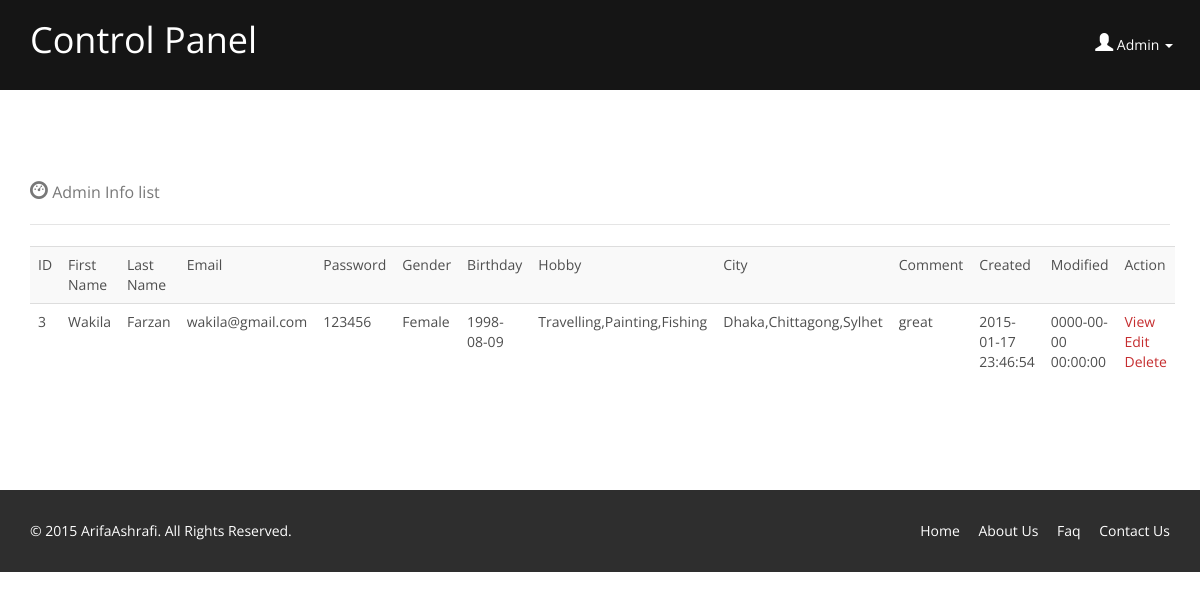
Page /list.php on the committed database.
### tables this page shows
CREATE TABLE IF NOT EXISTS `registration` (
  `id` int(11) NOT NULL AUTO_INCREMENT,
  `first_name` varchar(255) NOT NULL,
  `last_name` varchar(255) NOT NULL,
  `email` varchar(50) NOT NULL,
  `password` varchar(50) NOT NULL,
  `gender` varchar(50) NOT NULL,
  `bday` date NOT NULL,
  `hobby` varchar(255) NOT NULL,
  `city` varchar(255) NOT NULL,
  `comment` text NOT NULL,
  `created` datetime NOT NULL,
  `modified` datetime NOT NULL,
  PRIMARY KEY (`id`)
);

### list.php (the view, shortened to what this page needs)
<?php
$link = mysqli_connect("localhost",
    "root",
    "allah@03",
    "project");
$query = "select * from registration;";
$result = mysqli_query($link, $query);
?>
<!DOCTYPE html>
<html lang="en">
<head>
    <link href="css/bootstrap.min.css" rel="stylesheet">
    <link rel="stylesheet" type="text/css" href="css/bootstrap1.min.css">
    <link rel="stylesheet" type="text/css" href="css/bootstrap2.min.css">
    <link rel="stylesheet" type="text/css" href="css/styles.css">
    <link href="css/font-awesome.min.css" rel="stylesheet">
    <link href="css/animate.min.css" rel="stylesheet">
    <link href="css/prettyPhoto.css" rel="stylesheet">
    <link href="css/main.css" rel="stylesheet">
    <link href="css/responsive.css" rel="stylesheet">
</head>
<body >
<div id="top-nav" class="navbar navbar-inverse navbar-static-top">
    <div class="container">
        <div class="navbar-header">
            <a class="navbar-brand" href="dashboard.php">Control Panel</a>
        </div>
        <div class="navbar-collapse collapse">
            <ul class="nav navbar-nav navbar-right">
                <li class="dropdown">
                    <a class="dropdown-toggle" role="button" data-toggle="dropdown" href="#">
                        <i class="glyphicon glyphicon-user"></i> Admin <span class="caret"></span></a>
                </li>
            </ul>
        </div>
    </div>
</div>
<section class="container">
    <div class="row">
        <div class="col-md-12">
            <h3><i class="glyphicon glyphicon-dashboard"></i> Admin Info list</h3>
            <hr>
            <table  class="table table-striped">
                <tr>
                    <td>ID</td>
                    <td>First Name</td>
                    <td>Last Name</td>
                    <td>Email</td>
                    <td>Password</td>
                    <td>Gender</td>
                    <td>Birthday</td>
                    <td>Hobby</td>
                    <td>City</td>
                    <td>Comment</td>
                    <td>Created</td>
                    <td>Modified</td>
                    <td>Action</td>
                </tr>
                <?php
                foreach($result as $row){
                    ?>
                    <tr>
                        <td><?php echo $row['id']?></td>
                        <td><?php echo $row['first_name']?></td>
                        <td><?php echo $row['last_name']?></td>
                        <td><?php echo $row['email']?></td>
                        <td><?php echo $row['password']?></td>
                        <td><?php echo $row['gender']?></td>
                        <td><?php echo $row['bday']?></td>
                        <td><?php echo $row['hobby']?></td>
                        <td><?php echo $row['city']?></td>
                        <td><?php echo $row['comment']?></td>
                        <td><?php echo $row['created']?></td>
                        <td><?php echo $row['modified']?></td>
                        <td> <a href="view.php?id=<?php echo $row['id']?>">View</a><br>
                            <a href="#">Edit</a><br>
                            <a href="delete.php?id=<?php echo $row['id']?>">Delete</a></td>
                    </tr>
                <?php
                }
                ?>
            </table>
        </div>
    </div>
</section>
<footer id="footer" class="midnight-blue">
    <div class="container">
        <div class="row">
            <div class="col-sm-6">
                &copy; 2015 <a target="_blank" href="http://shapebootstrap.net/" title="Free Twitter Bootstrap WordPress Themes and HTML templates">ArifaAshrafi</a>. All Rights Reserved.
            </div>
            <div class="col-sm-6">
                <ul class="pull-right">
                    <li><a href="#">Home</a></li>
                    <li><a href="#">About Us</a></li>
                    <li><a href="#">Faq</a></li>
                    <li><a href="#">Contact Us</a></li>
                </ul>
            </div>
        </div>
    </div>
</footer>
</body>
</html>

### css/styles.css (style rules this page uses)
.navbar-static-top { margin-bottom:20px; }
i { font-size:18px; }
footer { margin-top:20px; padding-top:20px; padding-bottom:20px; background-color:#efefef; }

### css/main.css (style rules this page uses)
body { background: #fff; font-family: 'Open Sans', sans-serif; color:#4e4e4e; line-height: 22px; }
h1, h2, h3, h4, h5, h6 { font-weight: 600; font-family: 'Open Sans', sans-serif; color:#4e4e4e; }
h3 { font-size: 16px; color: #787878; font-weight: 400; line-height: 24px; }
a { color: #c52d2f; -webkit-transition: color 300ms, background-color 300ms; -moz-transition: color 300ms, background-color 300ms; -o-transition: color 300ms, background-color 300ms; transition: color 300ms, background-color 300ms; }
hr { border-top: 1px solid #e5e5e5; border-bottom: 1px solid #fff; }
body > section { padding: 70px 0; }
.navbar>.container .navbar-brand { margin-left: 0; }
.navbar-brand { padding: 0; margin:0; }
.navbar { border-radius: 0; margin-bottom: 0; background: #151515; padding: 15px 0; padding-bottom: 0; }
.navbar-nav { margin-top: 12px; }
.navbar-nav>li { margin-left: 35px; padding-bottom: 28px; }
.navbar-inverse .navbar-nav > li > a { padding: 5px 12px; margin: 0; border-radius: 3px; color: #fff; line-height: 24px; display: inline-block; }
.navbar-inverse { border: none; }
.navbar-inverse .navbar-brand { font-size: 36px; line-height: 50px; color: #fff; }
.navbar-inverse .navbar-collapse, .navbar-inverse .navbar-form { border-top: 0; padding-bottom: 0; }
#footer { padding-top: 30px; padding-bottom: 30px; color: #fff; background: #2e2e2e; }
#footer a { color: #fff; }
#footer ul { list-style: none; padding: 0; margin: 0; }
#footer ul > li { display: inline-block; margin-left: 15px; }

### rows in the picture
registration: id "3", first_name "Wakila", last_name "Farzan", email "wakila@gmail.com", password "123456", gender "Female", bday "1998-08-09", hobby "Travelling,Painting,Fishing", city "Dhaka,Chittagong,Sylhet", comment "great", created "2015-01-17 23:46:54", modified "0000-00-00 00:00:00"
